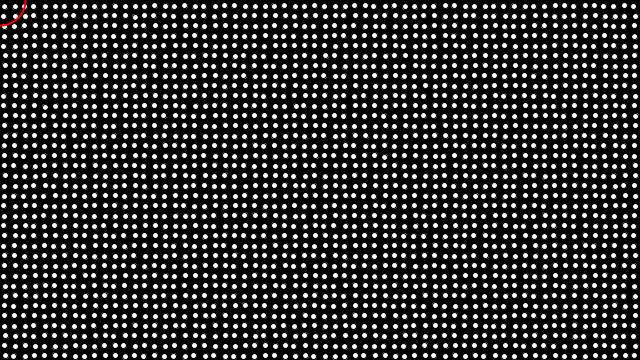
Frame 1 (no input)
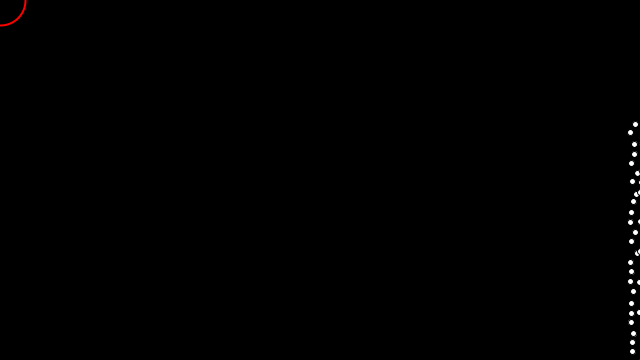
Frame 60 (the mouse pressed at the canvas centre just before this capture)
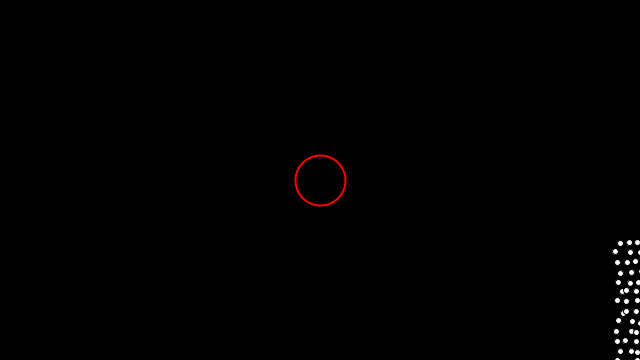
Frame 120 (the mouse held since frame 60 and released just before this capture)

The Processing sketch that drew these frames (run headless with seeded random() and noise(); from frame 60 on, the mouse is pressed at the canvas centre):

// Processing sketch: sketch_260512b
// ── sketch_260512b.pde
class Flock {
  ArrayList<Module> mods; // An ArrayList for all the boids

  Flock() {
    mods = new ArrayList<Module>(); // Initialize the ArrayList
  }

  void run() {
    for (Module b : mods) {
      b.run(mods);  // Passing the entire list of boids to each boid individually
    }
  }

  void addBoid(Module b) {
    mods.add(b);
  }

}

class Module {
  int xOffset;
  int yOffset;
  float x, y;
  int unit;
  int xtheta = 1;
  int ytheta = 1;
  float speed; 
  PVector position;
  PVector velocity;
  PVector acceleration;
  float r;
  float maxforce;    // Maximum steering force
  float maxspeed;    // Maximum speed
  
  // Contructor
  Module(int xOffsetTemp, int yOffsetTemp, int xTemp, int yTemp, float speedTemp, int tempUnit) {
    xOffset = xOffsetTemp;
    yOffset = yOffsetTemp;
    x = xTemp;
    y = yTemp;
    speed = speedTemp;
    unit = tempUnit;
    float angle = random(TWO_PI);
    velocity = new PVector(cos(angle), sin(angle));
    position = new PVector(x, y);
    r = 2.0;
    maxspeed = 2;
    maxforce = 0.03;
    acceleration = new PVector(0, 0);
  }
  
  //!!!update velocities and BCS!!!//
  void update() {
     PVector steering = align(mods);
  
  // 2. Add noise by rotating the vector slightly
  
    steering.rotate(random(-0.1, 0.1)); 
  
  // 3. Apply the steering to your acceleration
    acceleration.add(steering);
  
  // 4. Standard movement math
    velocity.add(acceleration);
    velocity.limit(maxspeed);
    position.add(velocity);
  
  // 5. Update your x/y variables for the display() function
    x = position.x;
    y = position.y;
  
  // 6. Reset acceleration for the next frame
  acceleration.mult(0);
    
    if (position.x < -r) position.x = width+r;
    if (position.y < -r) position.y = height+r;
    if (position.x > width+r) position.x = -r;
    if (position.y > height+r) position.y = -r;  
  }
   
   
  //!!!average direction of velocity calculator!!!//
  PVector align (ArrayList<Module> mods) {
    float neighbordist = 50; // The radius to look for neighbors
    PVector sum = new PVector(0, 0);
    int count = 0;

    for (Module other : mods) {
      float d = PVector.dist(position, other.position);
      if ((d > 0) && (d < neighbordist)) {
        sum.add(other.velocity); // Add the direction/speed of the neighbor
        count++;
      }
    }

    if (count > 0) {
      sum.div((float)count); // The average velocity vector
      return sum;
    } else {
    // If alone, the "average direction" is just where I'm already going
      return velocity.copy(); 
    }
  }
  
  //apply alignment to all//
  void flock(ArrayList<Module> mods) {
     align(mods);      // Alignment  
  }
  //apply alignment to all//
  void run(ArrayList<Module> mods) {
    flock(mods);
  }

   
   
  // Custom method for drawing the object
  void display() {
    fill(255);
    ellipse(x+xOffset, y+yOffset, 6, 6);
  }
}

/**
 * Array Objects. 
 * 
 * Demonstrates the syntax for creating an array of custom objects. 
 */

int unit = 10;
int count;
ArrayList<Module> mods;
int mouse_xrad = 50;
int mouse_yrad = 50;
void setup() {
  size(640, 360);
  mods = new ArrayList<Module>(); // Initialize as ArrayList

  int unit = 10;
  int wideCount = width / unit;
  int highCount = height / unit;

  for (int y = 0; y < highCount; y++) {
    for (int x = 0; x < wideCount; x++) {
      // Use .add() instead of [index++]
      mods.add(new Module(x*unit, y*unit, unit/2, unit/2, random(0.05, 0.8), unit));
    }
  }
}

void draw() {
  background(0);
  for (Module mod : mods) {
    mod.update();
    mod.display();
  }
  
  
  pushStyle(); 
    stroke(#FF0000);       // Changed to 255 (white) so it's visible on black
    strokeWeight(2);  // Thick outline
    noFill();          // Transparent center
    ellipse(mouseX, mouseY, mouse_xrad, mouse_yrad);
  popStyle();
}

void mouseWheel(MouseEvent event) {
  float e = event.getCount();
  println(e);
  if (e>0) {
      mouse_xrad=mouse_xrad+1;
      mouse_yrad=mouse_yrad+1;
    }
   if (e<0) {
      mouse_xrad=mouse_xrad-1;
      mouse_yrad=mouse_yrad-1;
    }
  
}
